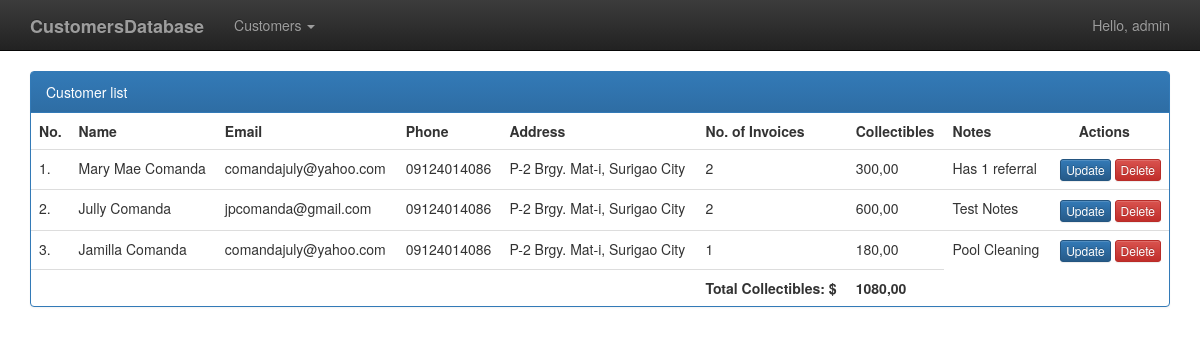
Page / (signed in) on the earlier database version.
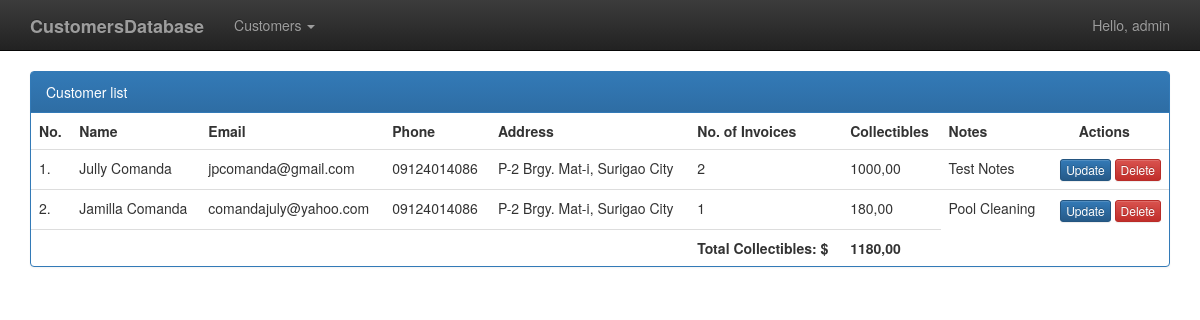
Same page on the later database version.
### customers/models.py (models this page shows, shortened)
class Customer(models.Model):
    name = models.CharField(max_length=256)
    email = models.CharField(max_length=256, blank=True)
    phone = models.CharField(max_length=256, blank=True)
    address = models.CharField(max_length=256, blank=True)
    invoices = models.IntegerField()
    total_collectibles = models.DecimalField(decimal_places=2, max_digits=10)
    notes = models.CharField(max_length=500, blank=True)

### customers/views.py (the view)
# urls.py: path('', views.index, name='index'),
@login_required(login_url='login/')
def index(request):
    customers = Customer.objects.all()
    total = Customer.objects.aggregate(TOTAL=Sum('total_collectibles'))['TOTAL']
    context = {
        'title': 'Customer List',
        'customers': customers,
        'total': total
    }
    return render(request, 'index.html', context)

### customers/templates/index.html (shortened to what this page needs)
{% extends 'base.html' %}
{% block content %}
{% if customers %}
<div class="panel panel-primary">
	<div class="panel-heading">Customer list</div>
	<table class="table table-hover">
		<tr>
			<th>No.</th>
			<th>Name</th>
			<th>Email</th>
			<th>Phone</th>
			<th>Address</th>
			<th>No. of Invoices</th>
			<th>Collectibles</th>
			<th>Notes</th>
			<th class="text-right">Actions &nbsp; &nbsp; &nbsp; &nbsp; </th>
		</tr>
		{% for customer in customers %}
		<tr>
			<td>{{ forloop.counter }}.</td>
			<td>{{ customer.name }}</td>
			<td>{{ customer.email }}</td>
			<td>{{ customer.phone }}</td>
			<td>{{ customer.address }}</td>
			<td>{{ customer.invoices }}</td>
			<td>{{ customer.total_collectibles }}</td>
			<td>{{ customer.notes }}</td>
			<td class="text-right">
				<a href="{% url 'customer' customer.id %}" class="btn btn-xs btn-primary">Update</a>
				<button type="button" data-toggle="modal" data-target="#confirmdelete" data-object-name="{{ customer.name }}" data-delete-url="{% url 'delete_customer' customer.id %}" class="btn btn-xs btn-danger">Delete</button>
			</td>
		</tr>
		{% endfor %}
		<tr>
			<td>    </td>
			<td>    </td>
			<td>    </td>
			<td>    </td>
			<td>    </td>
			<th>Total Collectibles: $ </th>
			<th>{{ total|floatformat:2 }}</th>
		</tr>
	</table>
</div>
{% else %}
<div class="alert alert-warning">No customers!</div>
{% endif %}
{% endblock %}

### customers/templates/base.html (shortened to what this page needs)
{% load static %}
<!DOCTYPE HTML>
<html lang="en">
<head>
	<link rel="stylesheet" type="text/css" href="{% static 'bootstrap/css/bootstrap.min.css' %}">
	<link rel="stylesheet" type="text/css" href="{% static 'bootstrap/css/bootstrap-theme.min.css' %}">
	<link rel="stylesheet" type="text/css" href="{% static 'bootstrap-datepicker/css/bootstrap-datepicker.min.css' %}">
</head>
<body>
	<nav class="navbar navbar-inverse navbar-static-top">
		<div class="container">
			<div class="navbar-header">
				<a class="navbar-brand" href="{% url 'index' %}"><strong>CustomersDatabase</strong></a>
			</div>
			{% if user.is_authenticated %}
			<div class="collapse navbar-collapse">
				<ul class="nav navbar-nav">
					<li class="dropdown">
						<a href="#" class="dropdown-toggle" data-toggle="dropdown" role="button">Customers <span class="caret"></span></a>
					</li>
				</ul>
				<ul class="nav navbar-nav navbar-right">
					<li class="dropdown">
						<a href="#" class="dropdown-toggle" data-toggle="dropdown" role="button">Hello, {{ user.username }}</a>
					</li>
				</ul>
			</div>
			{% endif %}
		</div>
	</nav>
	<div class="container">
{% block content %}
{% endblock %}
	</div>
</body>
</html>

Differences in the rows shown:
removed Customer: name "Mary Mae Comanda", email "comandajuly@yahoo.com", phone "09124014086", address "P-2 Brgy. Mat-i, Surigao City", invoices "2", total_collectibles "300,00", notes "Has 1 referral"
changed Customer "Jully Comanda": total_collectibles "600,00" → "1000,00"
Other differences:
{{ total|floatformat:2 }}: "1080,00" → "1180,00"
